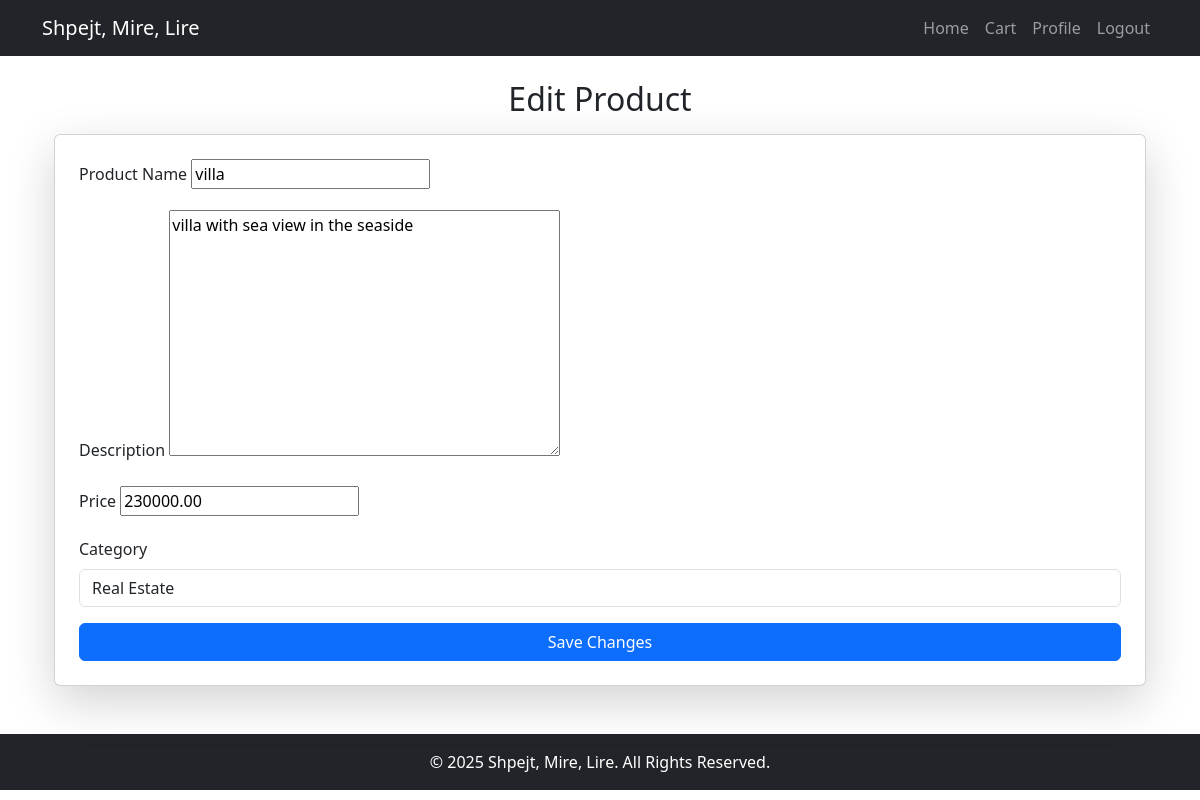
The app's page /product/edit/3/ (signed in) with its own data.
### myapp/models.py (models this page shows, shortened)
class Product(models.Model):
    name = models.CharField(max_length=255)
    description = models.TextField()
    price = models.DecimalField(max_digits=10, decimal_places=2)
    category = models.ForeignKey(Category, on_delete=models.CASCADE)
    seller = models.ForeignKey(User, on_delete=models.CASCADE)
    is_sold = models.BooleanField(default=False)

### myapp/views.py (the view)
# urls.py: path('product/edit/<int:product_id>/', views.edit_product, name='edit_product'),
@login_required
def edit_product(request, product_id):
    product = get_object_or_404(Product, id=product_id, seller=request.user)
    if product.is_sold:
        messages.error(request, "You cannot edit a sold product.")
        return redirect('dashboard')
    if request.method == 'POST':
        form = ProductForm(request.POST, instance=product)
        if form.is_valid():
            form.save()
            messages.success(request, "Product updated successfully!")
            return redirect('dashboard')
    else:
        form = ProductForm(instance=product)
    return render(request, 'edit_product.html', {'form': form})

### myapp/forms.py
class ProductForm(forms.ModelForm):
    class Meta:
        model = Product
        fields = ['name', 'description', 'price', 'category']
    category = forms.ModelChoiceField(
    queryset=Category.objects.all(),
    empty_label="Select a Category",
    widget=forms.Select(attrs={'class': 'form-control'})
    )

### myapp/models.py (called while the page is built)
    def __str__(self):
        return self.get_name_display()

### myapp/templates/edit_product.html (shortened to what this page needs)
{% extends 'base.html' %}
{% block content %}
<div class="container mt-4">
    <h2 class="mb-3 text-center">Edit Product</h2>
    {% if product.is_sold %}
    <div class="alert alert-warning text-center">
        This product has already been sold and cannot be edited.
    </div>
    {% else %}
    <div class="card p-4 shadow-lg">
        <form method="post">
            <div class="mb-3">
                <label class="form-label">Product Name</label>
                {{ form.name }}
            </div>
            <div class="mb-3">
                <label class="form-label">Description</label>
                {{ form.description }}
            </div>
            <div class="mb-3">
                <label class="form-label">Price</label>
                {{ form.price }}
            </div>
            <div class="mb-3">
                <label class="form-label">Category</label>
                {{ form.category }}
            </div>
            <button type="submit" class="btn btn-primary w-100">Save Changes</button>
        </form>
    </div>
    {% endif %}
</div>
{% endblock %}

### myapp/templates/base.html (style rules this page uses)
body { padding-top: 56px; }

### records on screen
Product: name "villa", description "villa with sea view in the seaside", price "230000.00", category "Real Estate"
